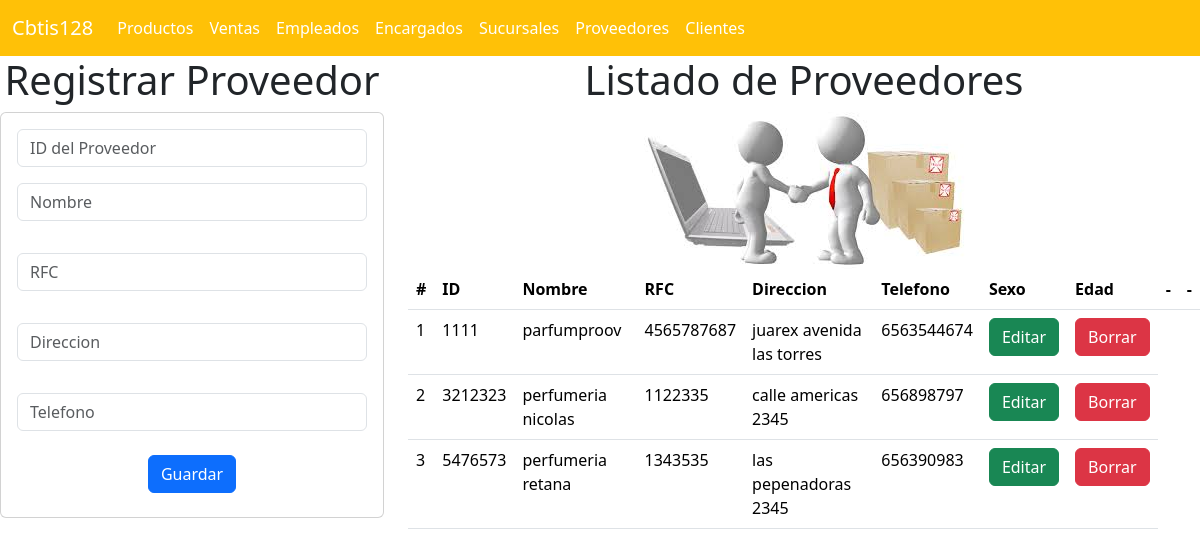
The page /proveedores_app/proveedores on the database its author committed.
### proveedores_app/models.py (models this page shows, shortened)
class Proveedor(models.Model):
    idproveedor=models.IntegerField()
    nombre=models.CharField(max_length=100)
    rfc=models.CharField(max_length=15)
    telefono=models.IntegerField()
    direccion=models.CharField(max_length=100)

### proveedores_app/views.py (the view)
# urls.py: path("proveedores",views.proveedores,name="proveedores"),
def proveedores(request):
    losproveedores=Proveedor.objects.all()
    return render(request,'gestionarProveedores.html',{"misproveedores":losproveedores})

### proveedores_app/templates/gestionarProveedores.html (shortened to what this page needs)
{% extends "base.html" %}
{% load static %}
{% block cuerpo %}
<div class="row">
  <div class="col-sm-12 col-md-4 col-lg-4 col-xl-4">
    <h1>Registrar Proveedor</h1>
    <div class="card">
      <div class="card-body">
        <form action="{% url 'registrarProveedor' %}" method="POST">
          <div class="form-group">
            <input type="text" id="txtid" name="txtid" class="form-control" placeholder="ID del Proveedor" required>
          </div>
          <div class="form-group py-3">
            <input type="text" id="txtnombre" name="txtnombre" class="form-control" placeholder="Nombre" maxlength="100" required>
          </div>
          <div class="form-group py-3">
            <input type="text" id="txtrfc" name="txtrfc" class="form-control" placeholder="RFC" maxlength="15" required>
          </div>
          <div class="form-group py-3">
            <input type="text" id="txtdireccion" name="txtdireccion" class="form-control" placeholder="Direccion" required>
          </div>
          <div class="form-group py-3">
            <input type="number" id="numtelefono" name="numtelefono" class="form-control" placeholder="Telefono" required>
          </div>
          <div class="form-group py-2">
            <button type="submit" class="btn btn-primary">Guardar</button>
          </div>
        </form>
      </div>
    </div>
  </div>
<div class="col-sm-12 col-md-8 col-lg-8 col-xl-8">
  <h1>Listado de Proveedores</h1>
  <img src="{% static "img/proveedores.jpg" %}" alt="Ejemplo de imagen">
  <div class="table-responsive">
    <table class="table">
      <thead>
        <tr>
          <th scope="col">#</th>
          <th scope="col">ID</th>
          <th scope="col">Nombre</th>
          <th scope="col">RFC</th>
          <th scope="col">Direccion</th>
          <th scope="col">Telefono</th>
          <th scope="col">Sexo</th>
          <th scope="col">Edad</th>
          <th scope="col">-</th>
          <th scope="col">-</th>
        </tr>
      </thead>
      <tbody>
        {% for proveedor in misproveedores %}
        <tr>
          <td>{{ forloop.counter }}</td>
          <td>{{ proveedor.idproveedor }}</td>
          <td>{{ proveedor.nombre }}</td>
          <td>{{ proveedor.rfc }}</td>
          <td>{{ proveedor.direccion }}</td>
          <td>{{ proveedor.telefono }}</td>
          <td><a href="seleccionarProveedor/{{ proveedor.idproveedor}}" class="btn btn-success">Editar</a></td>
          <td><a href="borrarProveedor/{{ proveedor.idproveedor }}" class="btn btn-danger">Borrar</a></td>
        </tr>
        {% endfor %}
      </tbody>
    </table>
  </div>
</div>
{% endblock %}

### rows shown on the page
Proveedor: idproveedor "1111", nombre "parfumproov", rfc "4565787687", direccion "juarex avenida las torres", telefono "6563544674"
Proveedor: idproveedor "3212323", nombre "perfumeria nicolas", rfc "1122335", direccion "calle americas 2345", telefono "656898797"
Proveedor: idproveedor "5476573", nombre "perfumeria retana", rfc "1343535", direccion "las pepenadoras 2345", telefono "656390983"
